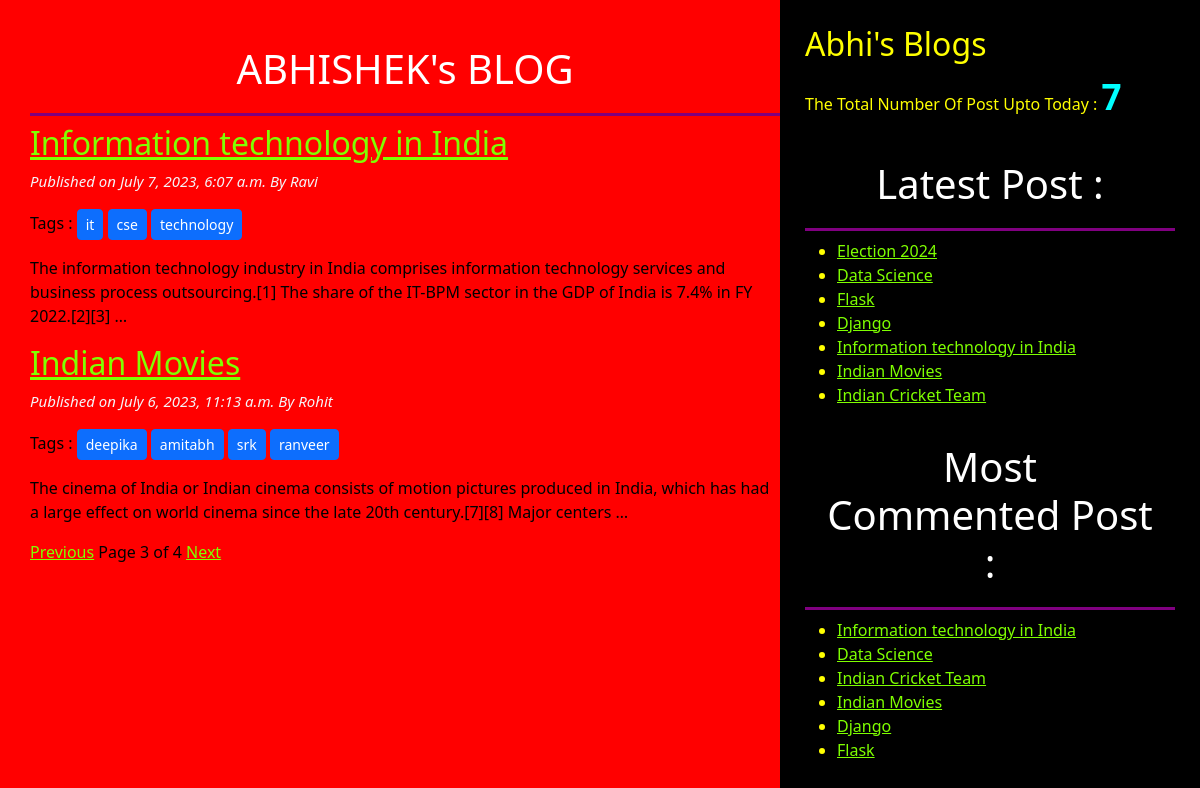
/?page=3, run on the app's committed database.
### blog/models.py (models this page shows, shortened)
class Post(models.Model):
    STATUS_CHOICE=(('draft','Draft'),('publish','Publish'))
    title=models.CharField(max_length=256)
    slug=models.SlugField(max_length=256,unique_for_date='publish')
    author=models.ForeignKey(User,related_name='blog_post',on_delete=models.CASCADE)
    body=models.TextField()
    publish=models.DateTimeField(default=timezone.now)
    created=models.DateTimeField(auto_now_add=True)
    updated=models.DateTimeField(auto_now=True)
    status=models.CharField(max_length=10,choices=STATUS_CHOICE,default='draft')
    objects=CustomManager()
    tags=TaggableManager()
    class Meta:
        ordering=('-publish',)
    def get_absolute_url(self):
        return reverse("post_detail", args=[self.publish.year,self.publish.strftime('%m'),self.publish.strftime('%d'),self.slug])

### blog/views.py (the view)
# urls.py: path('', views.post_list_view ),
def post_list_view(request,tag_slug=None):
    post_list=Post.objects.all()
    tag=None
    if tag_slug:
        tag=get_object_or_404(Tag,slug=tag_slug)
        post_list=post_list.filter(tags__in=[tag])
    paginator=Paginator(post_list,2)
    page_number=request.GET.get('page')
    try:
        post_list=paginator.page(page_number)
    except PageNotAnInteger:
        post_list=paginator.page(1)
    except EmptyPage:
        post_list=paginator.page(paginator.num_pages)
    return render(request,'blog/post_list.html',{'post_list':post_list})

### blog/models.py (called while the page is built)
    def get_queryset(self):
        return super().get_queryset().filter(status='publish')

### blog/templatetags/blog_tags.py (called while the page is built)
@register.simple_tag
def total_posts():
    return Post.objects.count()

@register.inclusion_tag('blog/latest_post123.html')
def show_latest_post():
    latest_post=Post.objects.order_by('-publish')[:7]
    return {'latest_post':latest_post}

@register.simple_tag
def get_most_commented_post(count=6):
    return Post.objects.annotate(total_comments=Count('comments')).order_by('-total_comments')[:count]

### templates/blog/post_list.html (shortened to what this page needs)
<!DOCTYPE html>
{% extends 'blog/base.html' %}
        {% block body_block %}
         <h1> ABHISHEK's BLOG</h1>
             {% for post in post_list  %}
                <a href="{{post.get_absolute_url}}"> <h2> {{post.title}} </h2> </a>
                <p id='date'> Published on {{post.publish}} By {{post.author|title}}</p>
                <p>Tags :
                  {% for tag in post.tags.all %}
                     <a href="{% url 'post_list_by_tag_name' tag.slug %}" class='btn btn-primary btn-sm'>{{tag.name}}</a>
                  {% endfor %}
               </p>
                {{post.body|truncatewords:30|linebreaks}}
             {% endfor %}
         {% include 'blog/pagination.html' with page=post_list %}
        {% endblock  %}

### templates/blog/base.html (shortened to what this page needs)
<!DOCTYPE html>
{% load blog_tags %}
{% load static %}
<html lang="en">
<head>
    <link href="https://cdn.jsdelivr.net/npm/bootstrap@5.3.0/dist/css/bootstrap.min.css" rel="stylesheet">
    <link rel="stylesheet" href="{% static 'css/blog3.css' %}">
</head>
<body>
    <div class="content">
        {% block body_block %}
        {% endblock  %}
    </div>
    <div class="sidebar">
        <h2>Abhi's Blogs</h2>
        <p>The Total Number Of Post Upto Today : <span id='pcount'>{% total_posts %}</span> </p>
        <h1>Latest Post : </h1> {% show_latest_post %}
        <h1>Most Commented Post :</h1>
        {% get_most_commented_post as most_commented_post %}
        <ul>
            {% for post in most_commented_post %}
               <li> <a href="{{post.get_absolute_url}}"> {{post.title}} </a> </li>
            {% endfor %}
        </ul>
    </div>
</body>
</html>

### templates/blog/latest_post123.html
<ul>
    {% for post  in latest_post  %}
      <li> <a href="{{post.get_absolute_url}}"> {{post.title}} </a>
      </li>
    {% endfor %}
</ul>

### static/css/blog3.css (style rules this page uses)
.content { width: 65% ; float: left; background-color:red; color:black; padding: 25px 0 0 30px ; height: 100%; }
.sidebar { width: 35% ; float: right; background-color: black; color: yellow; padding: 25px; height: 100%; }
h1 { text-align: center; border-bottom: 3px solid purple; padding: 20px; color: white; }
#date { color: rgb(245, 244, 248); font-size: 15px; font-style: italic; }
a { color: chartreuse; }
body { background-color: red; }
#pcount { font-size: 35px; font-weight: 900; color: aqua; }

### data on the page
Post: title "Information technology in India", publish "July 7, 2023, 6:07 a.m.", author "Ravi", body "The information technology industry in India comprises information technology services and business process outsourcing.[1] The share of the IT-BPM sector in the GDP of India is 7.4% in FY 2022.[2][3] …"
Tag: name "it"
Tag: name "cse"
Tag: name "technology"
Post: title "Indian Movies", publish "July 6, 2023, 11:13 a.m.", author "Rohit", body "The cinema of India or Indian cinema consists of motion pictures produced in India, which has had a large effect on world cinema since the late 20th century.[7][8] Major centers …"
Tag: name "deepika"
Tag: name "amitabh"
Tag: name "srk"
Tag: name "ranveer"
Post: title "Election 2024"
Post: title "Data Science"
Post: title "Flask"
Post: title "Django"
Post: title "Indian Cricket Team"

### other printed values
{{ page.number }} "3"
{{ page.paginator.num_pages }} "4"
